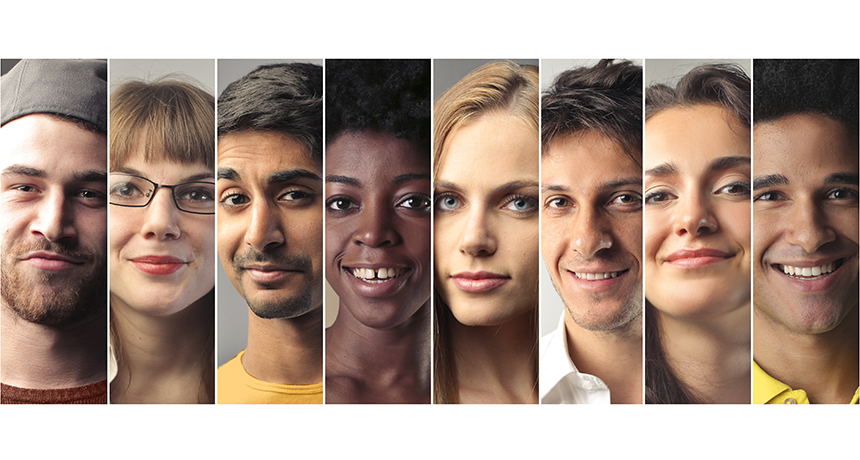
#> input picture Test/test2.jpg, 860 x 460 px, given in place of test2.jpeg, which was not available
$ python extractorGLCM.py   (older library calls are emulated)
#> lines starting #> are read from the running program, lines starting #| are printed output that depends on the picture
import cv2,numpy
from skimage.feature import greycomatrix,greycoprops
def extractor(image):
    """ image is Numpy type submatrix from an photograph.

    This returns a feature vector with GCLM paramas for each point i.e. matrix
    """

    #Finding features
    features = []
    glcm = greycomatrix(image, [5], [0], 256, symmetric=True, normed=True)
    features.append(greycoprops(glcm, 'contrast')[0, 0])
    features.append(greycoprops(glcm, 'dissimilarity')[0, 0])
    features.append(greycoprops(glcm, 'homogeneity')[0, 0])
    features.append(greycoprops(glcm, 'energy')[0, 0])
    features.append(greycoprops(glcm, 'correlation')[0, 0])

    return numpy.array(features)

if __name__ == '__main__':
    import time
    image = cv2.imread('test2.jpeg')
#> image is the input picture: shape (460, 860, 3); mean B, G, R 137.2, 149.3, 171
    image = cv2.cvtColor(image[:150,:150],cv2.COLOR_RGB2GRAY)
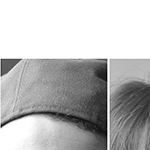
#> image: shape (150, 150); min 0, max 255, mean 187.1
    image = extractor(image)
#> image = [857.7, 12.51, 0.454, 0.398, 0.914]
    print(image)
#| [8.57712736e+02 1.25082299e+01 4.54440614e-01 3.97696020e-01
#|  9.14272502e-01]

$ run again, with Test/test.jpg copied over Test/test2.jpg
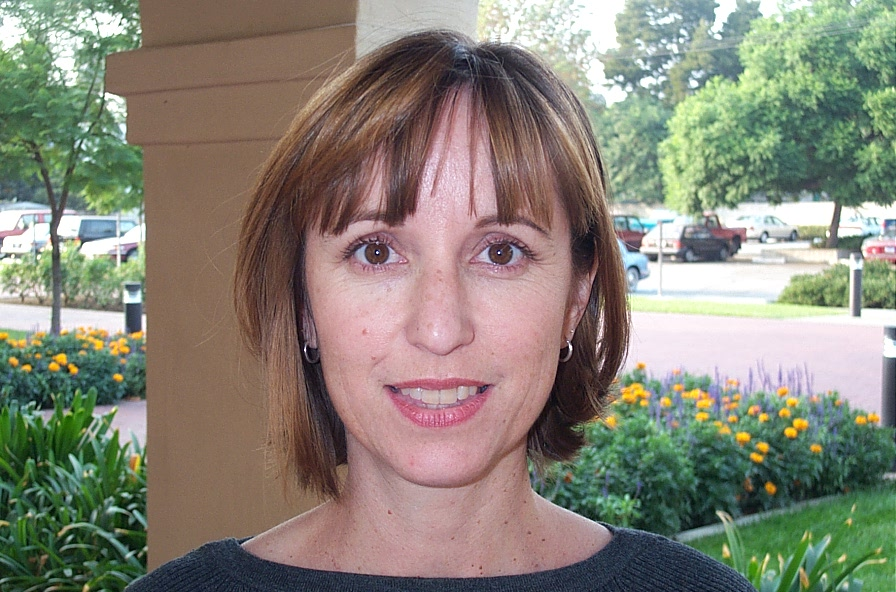
#> input picture Test/test.jpg, 896 x 592 px, given in place of test2.jpeg, which was not available
#> image is the input picture: shape (592, 896, 3); mean B, G, R 119.1, 132.1, 135.6
#> `image = cv2.cvtColor(image[:150,:150],cv2.COLOR_RGB2GRAY)`:
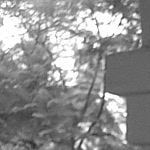
#> image: shape (150, 150); min 41, max 255, mean 143.7
#> `image = extractor(image)`: image = [1706.5, 27.07, 0.0993, 0.0207, 0.698]
#| [1.70648970e+03 2.70704828e+01 9.92891686e-02 2.06912388e-02
#|  6.98332247e-01]
